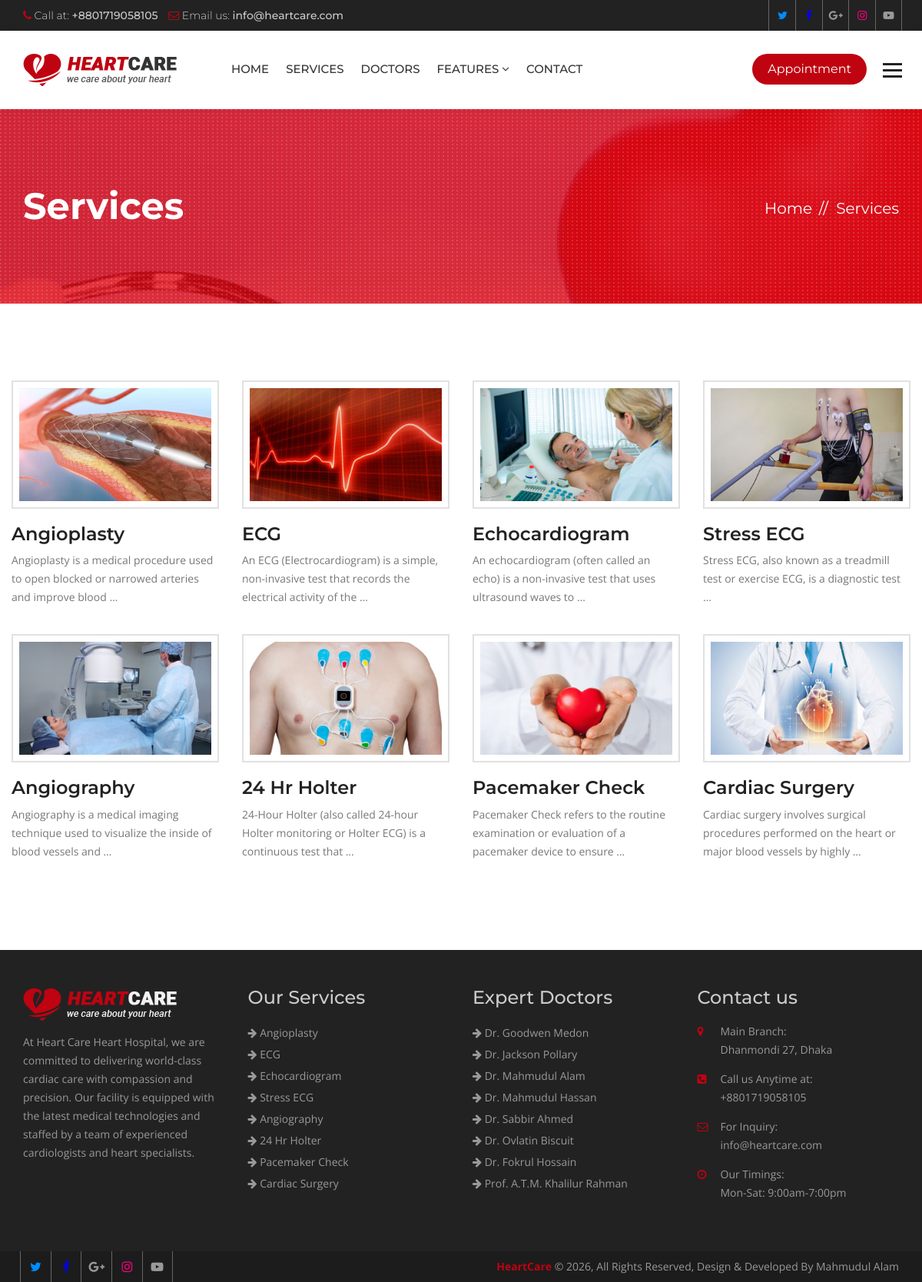
Page /services/ on the committed database.
### hospital/models.py (models this page shows, shortened)
class Service(models.Model):
    title = models.CharField(max_length=120)
    description = models.TextField()
    items = models.ManyToManyField(to='Item',)
    thumbnail = models.ImageField(upload_to='services/')
    cover = models.ImageField(upload_to='services/')
    image1 = models.ImageField(upload_to='services/', blank=True, null=True)
    image2 = models.ImageField(upload_to='services/', blank=True, null=True)
    doctors = models.ManyToManyField('Doctor', related_name="services")

class Doctor(models.Model):
    name = models.CharField(max_length=120)
    speciality = models.CharField(max_length=120)
    picture = models.ImageField(upload_to="doctors/")
    details = models.TextField()
    experience = models.TextField()
    expertize = models.ManyToManyField(to='Expertize', related_name='doctors')
    twitter = models.CharField(max_length=120, blank=True, null=True)
    facebook = models.CharField(max_length=120, blank=True, null=True)
    instagram = models.CharField(max_length=120, blank=True, null=True)

### hospital/views.py (the view)
# urls.py: path('services/', views.ServiceListView.as_view(), name="services"),
class ServiceListView(ListView):
    queryset = Service.objects.all()
    template_name = "hospital/services.html"

### hospital/context_processors.py (called while the page is built)
def footer_content(request):
    services = Service.objects.all()
    doctors = Doctor.objects.all()
    context = {
        'services': services,
        'doctors': doctors
    }
    return context

### templates/hospital/services.html (shortened to what this page needs)
{% extends 'base.html' %}
{% block maincontent %}
<div class="inner-banner">
  <div class="container">
    <div class="row">
      <div class="col-md-7">
        <h1>Services</h1>
      </div>
      <div class="col-md-5">
        <ol class="breadcrumb">
          <li><a href="{% url 'index' %}">Home</a></li>
          <li class="active">Services</li>
        </ol>
      </div>
    </div>
  </div>
</div>
<div class="main-content">
  <section class="services">
    <div class="container">
      <div class="row">
        <div class="service-style-1">
          <div class="row">
            {% for service in object_list %}
            <div class="col-md-3 col-sm-3">
              <div class="service-box">
                <div class="ser-thumb">
                  <img src="{{ service.thumbnail.url }}" alt=""></div>
                <div class="ser-content">
                  <h3><a href="{% url 'service_details' service.id %}">{{ service.title }}</a></h3>
                  <p>{{ service.description|truncatewords:15 }}</p>
                </div>
              </div>
            </div>
            {% endfor %}
          </div>
        </div>
      </div>
    </div>
  </section>
</div>
{% endblock maincontent %}

### templates/base.html (shortened to what this page needs)
{% load static %}
<!DOCTYPE html>
<html lang="en">
<head>
  {% include 'partials/_css.html' %}
  {% load static %}
</head>
<body>
  <div class="wrapper">
    {% include 'partials/_header.html' %}
    {% block maincontent %}
    {% endblock maincontent %}
    {% include 'partials/_footer.html' %}
    {% include 'partials/_js.html' %}
</body>
</html>

### templates/partials/_css.html (shortened to what this page needs)
{% load static %}
<link href="{% static 'heartcare/css/custom.css' %}" rel="stylesheet">
<link href="{% static 'heartcare/css/bootstrap.min.css' %}" rel="stylesheet">
<link href="{% static 'heartcare/css/color.css' %}" rel="stylesheet">
<link href="{% static 'heartcare/css/responsive.css' %}" rel="stylesheet">
<link href="{% static 'heartcare/css/font-awesome.min.css' %}" rel="stylesheet">
<link href="{% static 'heartcare/css/doctor.css' %}" rel="stylesheet">
<link href="{% static 'heartcare/css/prettyPhoto.css' %}" rel="stylesheet">
<link href="{% static 'heartcare/css/owl.carousel.min.css' %}" rel="stylesheet">
<link href="{% static 'heartcare/css/bootstrap-datetimepicker.min.css' %}" rel="stylesheet">

### templates/partials/_header.html (shortened to what this page needs)
{% load static %}
<header class="site-header">
  <div class="top-bar">
    <div class="container">
      <div class="row">
        <div class="col-md-6 col-sm-8">
          <ul>
            <li><i class="fa fa-phone" aria-hidden="true"></i> Call at: <strong>+8801719058105</strong></li>
            <li><i class="fa fa-envelope-o" aria-hidden="true"></i> Email us: <strong>info@heartcare.com</strong>
            </li>
          </ul>
        </div>
        <div class="col-md-6 col-sm-4 top-social"> <a href="https://x.com/"><i class="fa fa-twitter" aria-hidden="true"></i></a>
          <a href="https://www.facebook.com/"><i class="fa fa-facebook" aria-hidden="true"></i></a> <a href="https://www.google.com/"><i class="fa fa-google-plus"
              aria-hidden="true"></i></a> <a href="https://www.instagram.com/"><i class="fa fa-instagram" aria-hidden="true"></i></a> <a
            href="https://www.youtube.com/"><i class="fa fa-youtube-play" aria-hidden="true"></i></a> </div>
      </div>
    </div>
  </div>
  <div class="nav-logo-area">
    <div class="container">
      <div class="row">
        <div class="col-md-12">
          <nav class="navbar navbar-default">
            <div class="navbar-header">
              <a class="navbar-brand" href="{% url 'index' %}"><img src="{% static 'heartcare/images/logo.png' %}"
                  alt=""></a> </div>
            <div class="collapse navbar-collapse" id="bs-example-navbar-collapse-1">
              <ul class="nav navbar-nav">
                <li><a href="{% url 'index' %}">Home</a></li>
                <li><a href="{% url 'services' %}">Services</a></li>
                <li><a href="{% url 'doctors' %}">Doctors</a></li>
                <li class="dropdown"> <a href="#" class="dropdown-toggle" data-toggle="dropdown" role="button"
                    aria-haspopup="true" aria-expanded="false">Features <span class="fa fa-angle-down"></span></a>
                </li>
                <li><a href="{% url 'contact' %}">Contact</a></li>
              </ul>
              <ul class="nav navbar-nav navbar-right">
                <li><a class="appoint" href="{% url 'appointment' %}">Appointment</a></li>
                <li> <a id="menu-toggle" href="#" class="toggle"><img src="{% static 'heartcare/images/bars.png' %}"
                      alt=""></a> </li>
              </ul>
            </div>
          </nav>
        </div>
      </div>
    </div>
  </div>
</header>

### templates/partials/_sidebar.html (shortened to what this page needs)
{% load static %}

### templates/partials/_slider.html (shortened to what this page needs)
{% load static %}

### templates/partials/_footer.html
{% load static %}
<footer class="footer">
  <div class="footer-widgets">
    <div class="container">
      <div class="row">
        <div class="col-md-3 col-sm-6">
          <div class="widget"> <img class="ft-logo" src="{% static 'heartcare/images/footer-logo.png' %}" alt="">
            <p>At Heart Care Heart Hospital, we are committed to delivering world-class cardiac care with compassion and
              precision. Our facility is equipped with the latest medical technologies and staffed by a team of
              experienced cardiologists and heart specialists. </p>
          </div>
        </div>
        <div class="col-md-3 col-sm-6">
          <div class="widget">
            <h3>Our Services</h3>
            <ul>
              {% for service in services|slice:':8' %}
              <li><a href="{% url 'service_details' service.id %}"><i class="fa fa-arrow-right"></i>
                  {{service.title }}</a></li>
              {% endfor %}
            </ul>
          </div>
        </div>
        <div class="col-md-3 col-sm-6">
          <div class="widget">
            <h3>Expert Doctors</h3>
            <ul>
              {% for doctor in doctors|slice:':8' %}
              <li><a href="{% url 'doctor_details' doctor.id %}"><i class="fa fa-arrow-right"></i> {{ doctor.name }}</a>
              </li>
              {% endfor %}
            </ul>
          </div>
        </div>
        <div class="col-md-3 col-sm-6">
          <div class="widget">
            <h3>Contact us</h3>
            <address>
              <ul>
                <li> <span class="icon"><i class="fa fa-map-marker" aria-hidden="true"></i></span> <span
                    class="add-text"><strong>Main Branch:</strong> Dhanmondi 27, Dhaka</span> </li>
                <li> <span class="icon"><i class="fa fa-phone-square" aria-hidden="true"></i></span> <span
                    class="add-text"><strong>Call us Anytime at:</strong> +8801719058105</span> </li>
                <li> <span class="icon"><i class="fa fa-envelope-o" aria-hidden="true"></i></span> <span
                    class="add-text"><strong>For Inquiry:</strong> info@heartcare.com</span> </li>
                <li> <span class="icon"><i class="fa fa-clock-o" aria-hidden="true"></i></span> <span
                    class="add-text"><strong>Our Timings:</strong> Mon-Sat: 9:00am-7:00pm</span> </li>
              </ul>
            </address>
          </div>
        </div>
      </div>
    </div>
  </div>
  <div class="footer-cr">
    <div class="container">
      <div class="row">
        <div class="col-md-6">
          <div class="footer-social"> <a href="https://x.com/"><i class="fa fa-twitter" aria-hidden="true"></i></a>
            <a href="https://www.facebook.com/"><i class="fa fa-facebook" aria-hidden="true"></i></a> <a href="https://www.google.com/">
              <i class="fa fa-google-plus" aria-hidden="true"></i></a> <a href="https://www.instagram.com/"><i class="fa fa-instagram"
                aria-hidden="true"></i></a> <a href="https://www.youtube.com/"><i class="fa fa-youtube-play" aria-hidden="true"></i></a>
          </div>
        </div>
        <div class="col-md-6">
          <p><strong>HeartCare</strong> © {% now 'Y' %}, All Rights Reserved, Design & Developed By Mahmudul Alam</p>
        </div>
      </div>
    </div>
  </div>
</footer>

### templates/partials/_js.html (shortened to what this page needs)
</div>
{% load static %}

### static/heartcare/css/color.css (style rules this page uses)
.site-header .navbar-default .navbar-nav > li > a:hover, .site-header .navbar-default .navbar-nav > .active > a, .site-header .navbar-default .navbar-nav > .active > a:focus, .site-header .navbar-default .navbar-nav > .active > a:hover, .site-header .navbar-default .navbar-nav > .open > a, .site-header .navbar-default .navbar-nav > .open > a:focus, .site-header .navbar-default .navbar-nav > .open > a:hover, .main-slider .owl-theme .owl-dots .owl-dot.active span, .main-slider .owl-theme .owl-dots .owl-dot:hover span, .site-header .navbar-nav > li > a.appoint, .site-header .navbar-nav > li > a.nav-search, .btn-1, .site-header .dropdown-menu > li > a:after, .app-form input[type="submit"], .header-style-two .nav-area, .learn-more, .play:hover, .cp-tabs .nav-tabs > li.active > a, .cp-tabs .nav-tabs > li.active > a:focus, .cp-tabs .nav-tabs > li.active > a:hover, .site-header .head-search .btn.btn-default, .main-slider .owl-theme .owl-dots .owl-dot.active span, .main-slider .owl-theme .owl-dots .owl-dot:hover span, .service-box-2:after, .Heart-box:hover .v-icon, .Heart-box:hover .v-text, .post-date, .team-two .team-social li a, .team-two .team-box .team-text:after, .book-appointment-widget a, .cp-pagination .pagination > li > a:hover, .cp-pagination .pagination > li > span:hover, .book-app, .submit-btn, .news-thumb .date, .newsletter-form button, .news-detail blockquote, .comment-form input[type="submit"], .pro-hover a, .review-form input[type="submit"], .related-products .owl-dots .owl-dot.active span, .related-products .owl-dots .owl-dot:hover span, .heart-care-services .nav-tabs>li.active>a, .heart-care-services .nav-tabs>li.active>a:focus, .heart-care-services .nav-tabs>li.active>a:hover, .heart-care-services .nav-tabs>li>a:hover, .services-nav h3, .site-header .dropdown-menu > li > a:hover, .features-box:hover, .features-box.selected, .footer .widget .rm, .home-testimonials .owl-theme .owl-dots .owl-dot.active span, .home-testimonials .owl-theme .owl-dots .owl-dot:hover span { background: #bf0311; }
.top-bar li .fa, .top-social a:hover, .view, .services-list .service h3 a:hover, .service-style-1 .service-box .ser-content h3 a:hover, .faqs .panel-default > .panel-heading h4 a, .faqs .panel-default > .panel-heading a::after, .team-text h5 a:hover, .section-title-3 strong, .post-text > h5 a:hover, .read-more:hover, .widget address .icon, .footer .widget a:hover, .footer-cr p strong, .footer-social a:hover, .post-meta li, .post-meta li:after, .post-meta li a, .header-service-area .icon, .header-service-area strong, .section-title-1 strong, .section-title-1 h2, .sectio-title-2 strong, .welcome-text .designation, .Heart-box .v-icon, .phone-icon, .services-nav .side-nav li:hover a, .services-nav .side-nav li.active a, .gallery-thumb .hover-info a, .archives li:before, .search-form button, .date-time, .right-404 strong, .prices, .review .fa, .login-social li, .login-social li a, .heart-care-services .nav-tabs>li>a { color: #bf0311; }

### static/heartcare/css/doctor.css (style rules this page uses)
.fa-twitter { color: rgb(0, 140, 255); }
.fa-facebook { color: rgb(0, 0, 255); }
.fa-instagram { color: rgb(255, 0, 128); }

### rows in the picture
Service: thumbnail (picture), title "Angioplasty", description "Angioplasty is a medical procedure used to open blocked or narrowed arteries and improve blood …"
Service: thumbnail (picture), title "ECG", description "An ECG (Electrocardiogram) is a simple, non-invasive test that records the electrical activity of the …"
Service: thumbnail (picture), title "Echocardiogram", description "An echocardiogram (often called an echo) is a non-invasive test that uses ultrasound waves to …"
Service: thumbnail (picture), title "Stress ECG", description "Stress ECG, also known as a treadmill test or exercise ECG, is a diagnostic test …"
Service: thumbnail (picture), title "Angiography", description "Angiography is a medical imaging technique used to visualize the inside of blood vessels and …"
Service: thumbnail (picture), title "24 Hr Holter", description "24-Hour Holter (also called 24-hour Holter monitoring or Holter ECG) is a continuous test that …"
Service: thumbnail (picture), title "Pacemaker Check", description "Pacemaker Check refers to the routine examination or evaluation of a pacemaker device to ensure …"
Service: thumbnail (picture), title "Cardiac Surgery", description "Cardiac surgery involves surgical procedures performed on the heart or major blood vessels by highly …"
Doctor: name "Dr. Goodwen Medon"
Doctor: name "Dr. Jackson Pollary"
Doctor: name "Dr. Mahmudul Alam"
Doctor: name "Dr. Mahmudul Hassan"
Doctor: name "Dr. Sabbir Ahmed"
Doctor: name "Dr. Ovlatin Biscuit"
Doctor: name "Dr. Fokrul Hossain"
Doctor: name "Prof. A.T.M. Khalilur Rahman"
